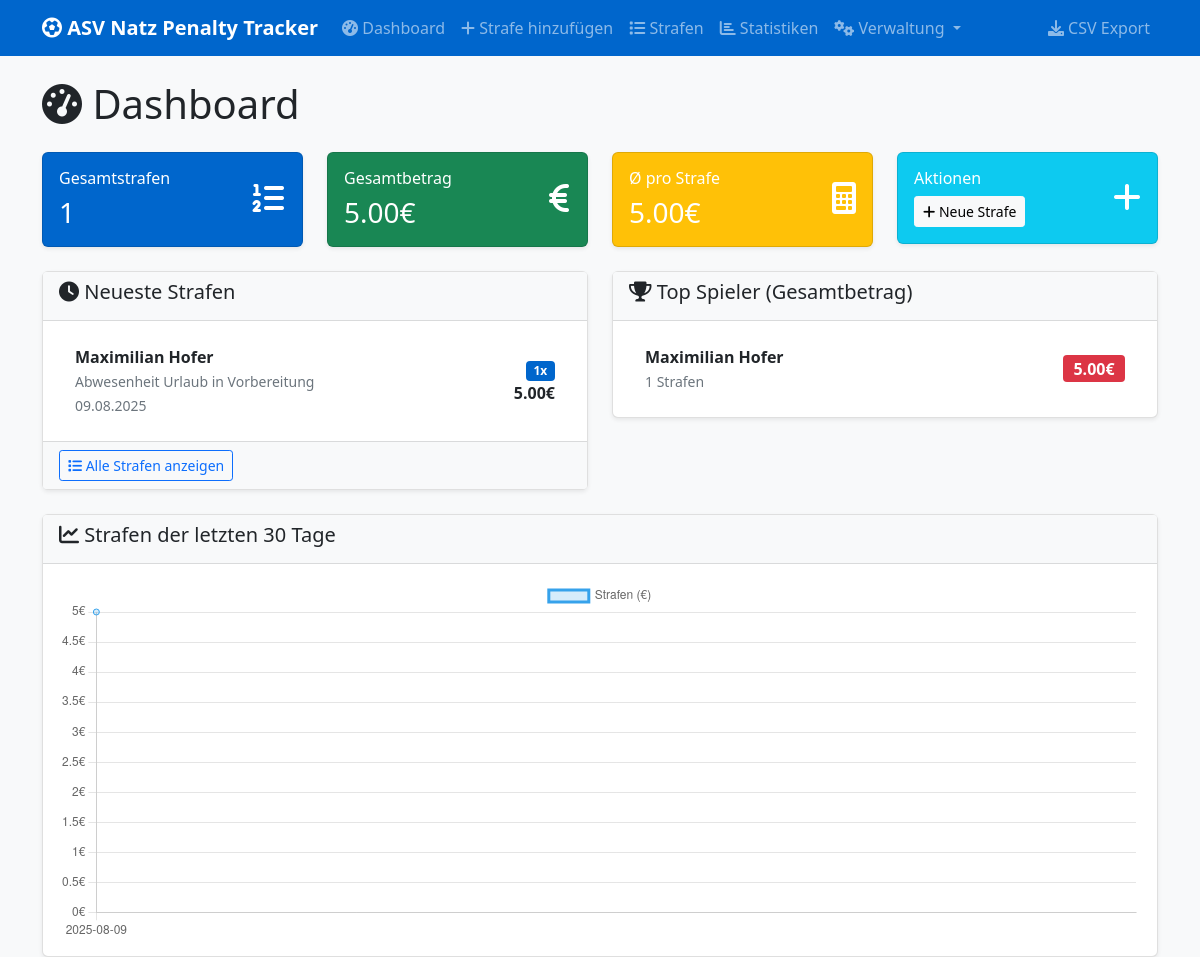
The page / on the database its author committed.
### app.py (models this page shows)
class Penalty(db.Model):
    id = db.Column(db.Integer, primary_key=True)
    date = db.Column(db.Date, nullable=False)
    player_id = db.Column(db.Integer, db.ForeignKey('player.id'), nullable=False)
    penalty_type_id = db.Column(db.Integer, db.ForeignKey('penalty_type.id'), nullable=False)
    quantity = db.Column(db.Integer, nullable=False, default=1)
    notes = db.Column(db.Text)
    created_at = db.Column(db.DateTime, default=datetime.utcnow)
    player = db.relationship('Player', backref='penalties')
    penalty_type = db.relationship('PenaltyType', backref='penalties')
    @property
    def total_amount(self):
        return self.quantity * self.penalty_type.amount

class Player(db.Model):
    id = db.Column(db.Integer, primary_key=True)
    name = db.Column(db.String(100), nullable=False, unique=True)

class PenaltyType(db.Model):
    id = db.Column(db.Integer, primary_key=True)
    name = db.Column(db.String(200), nullable=False, unique=True)
    amount = db.Column(db.Float, nullable=False)
    description = db.Column(db.String(500))

### app.py (the view)
@app.route('/')
def index():
    total_penalties = Penalty.query.count()
    total_amount = db.session.query(db.func.sum(PenaltyType.amount * Penalty.quantity))\
        .select_from(Penalty).join(PenaltyType).scalar() or 0
    recent_penalties = Penalty.query\
        .order_by(Penalty.created_at.desc())\
        .limit(10)\
        .all()
    top_players = db.session.query(
        Player.name,
        db.func.count(Penalty.id).label('penalty_count'),
        db.func.sum(PenaltyType.amount * Penalty.quantity).label('total_amount')
    ).select_from(Player).join(Penalty).join(PenaltyType)\
     .group_by(Player.id, Player.name)\
     .order_by(db.func.sum(PenaltyType.amount * Penalty.quantity).desc())\
     .limit(10).all()
    return render_template('dashboard.html',
                         total_penalties=total_penalties,
                         total_amount=total_amount,
                         recent_penalties=recent_penalties,
                         top_players=top_players)

### templates/dashboard.html (shortened to what this page needs)
{% extends "base.html" %}
{% block content %}
<div class="row">
    <div class="col-12">
        <h1 class="mb-4"><i class="fas fa-tachometer-alt"></i> Dashboard</h1>
    </div>
</div>
<div class="row mb-4">
    <div class="col-md-3">
        <div class="card text-white bg-primary">
            <div class="card-body">
                <div class="d-flex justify-content-between">
                    <div>
                        <h6 class="card-title">Gesamtstrafen</h6>
                        <h3 class="mb-0">{{ total_penalties }}</h3>
                    </div>
                    <div class="align-self-center">
                        <i class="fas fa-list-ol fa-2x"></i>
                    </div>
                </div>
            </div>
        </div>
    </div>
    <div class="col-md-3">
        <div class="card text-white bg-success">
            <div class="card-body">
                <div class="d-flex justify-content-between">
                    <div>
                        <h6 class="card-title">Gesamtbetrag</h6>
                        <h3 class="mb-0">{{ "%.2f"|format(total_amount) }}€</h3>
                    </div>
                    <div class="align-self-center">
                        <i class="fas fa-euro-sign fa-2x"></i>
                    </div>
                </div>
            </div>
        </div>
    </div>
    <div class="col-md-3">
        <div class="card text-white bg-warning">
            <div class="card-body">
                <div class="d-flex justify-content-between">
                    <div>
                        <h6 class="card-title">Ø pro Strafe</h6>
                        <h3 class="mb-0">{{ "%.2f"|format(total_amount / total_penalties if total_penalties > 0 else 0) }}€</h3>
                    </div>
                    <div class="align-self-center">
                        <i class="fas fa-calculator fa-2x"></i>
                    </div>
                </div>
            </div>
        </div>
    </div>
    <div class="col-md-3">
        <div class="card text-white bg-info">
            <div class="card-body">
                <div class="d-flex justify-content-between">
                    <div>
                        <h6 class="card-title">Aktionen</h6>
                        <a href="{{ url_for('add_penalty') }}" class="btn btn-light btn-sm">
                            <i class="fas fa-plus"></i> Neue Strafe
                        </a>
                    </div>
                    <div class="align-self-center">
                        <i class="fas fa-plus fa-2x"></i>
                    </div>
                </div>
            </div>
        </div>
    </div>
</div>
<div class="row">
    <div class="col-md-6">
        <div class="card">
            <div class="card-header">
                <h5><i class="fas fa-clock"></i> Neueste Strafen</h5>
            </div>
            <div class="card-body">
                {% if recent_penalties %}
                    <div class="list-group list-group-flush">
                        {% for penalty in recent_penalties %}
                            <div class="list-group-item d-flex justify-content-between align-items-center">
                                <div>
                                    <strong>{{ penalty.player.name }}</strong><br>
                                    <small class="text-muted">{{ penalty.penalty_type.name }}</small><br>
                                    <small class="text-muted">{{ penalty.date.strftime('%d.%m.%Y') }}</small>
                                </div>
                                <div class="text-end">
                                    <span class="badge bg-primary">{{ penalty.quantity }}x</span><br>
                                    <strong>{{ "%.2f"|format(penalty.total_amount) }}€</strong>
                                </div>
                            </div>
                        {% endfor %}
                    </div>
                {% else %}
                    <p class="text-muted">Noch keine Strafen erfasst.</p>
                {% endif %}
            </div>
            <div class="card-footer">
                <a href="{{ url_for('penalties') }}" class="btn btn-outline-primary btn-sm">
                    <i class="fas fa-list"></i> Alle Strafen anzeigen
                </a>
            </div>
        </div>
    </div>
    <div class="col-md-6">
        <div class="card">
            <div class="card-header">
                <h5><i class="fas fa-trophy"></i> Top Spieler (Gesamtbetrag)</h5>
            </div>
            <div class="card-body">
                {% if top_players %}
                    <div class="list-group list-group-flush">
                        {% for player in top_players %}
                            <div class="list-group-item d-flex justify-content-between align-items-center">
                                <div>
                                    <strong>{{ player.name }}</strong><br>
                                    <small class="text-muted">{{ player.penalty_count }} Strafen</small>
                                </div>
                                <div>
                                    <span class="badge bg-danger fs-6">{{ "%.2f"|format(player.total_amount) }}€</span>
                                </div>
                            </div>
                        {% endfor %}
                    </div>
                {% else %}
                    <p class="text-muted">Noch keine Daten verfügbar.</p>
                {% endif %}
            </div>
        </div>
    </div>
</div>
<div class="row mt-4">
    <div class="col-12">
        <div class="card">
            <div class="card-header">
                <h5><i class="fas fa-chart-line"></i> Strafen der letzten 30 Tage</h5>
            </div>
            <div class="card-body">
                <canvas id="penaltyChart" height="100"></canvas>
            </div>
        </div>
    </div>
</div>
{% endblock %}
{% block scripts %}
<script>
// Load chart data
fetch('/api/penalty_chart_data?days=30')
    .then(response => response.json())
    .then(data => {
        const ctx = document.getElementById('penaltyChart').getContext('2d');
        new Chart(ctx, {
            type: 'line',
            data: {
                labels: data.dates,
                datasets: [{
                    label: 'Strafen (€)',
                    data: data.amounts,
                    borderColor: 'rgb(54, 162, 235)',
                    backgroundColor: 'rgba(54, 162, 235, 0.2)',
                    fill: true
                }]
            },
            options: {
                responsive: true,
                scales: {
                    y: {
                        beginAtZero: true,
                        ticks: {
                            callback: function(value) {
                                return value + '€';
                            }
                        }
                    }
                }
            }
        });
    });
</script>
{% endblock %}

### static/css/style.css (style rules this page uses)
body { font-family: 'Segoe UI', Tahoma, Geneva, Verdana, sans-serif; background-color: #f8f9fa; }
.card { box-shadow: 0 0.125rem 0.25rem rgba(0, 0, 0, 0.075); border: 1px solid rgba(0, 0, 0, 0.125); border-radius: 0.375rem; }
.card-header { background-color: #f8f9fa; border-bottom: 1px solid rgba(0, 0, 0, 0.125); font-weight: 600; }
.bg-primary { background-color: #0066cc !important; }
.badge { font-size: 0.75em; }
.list-group-item { border-left: none; border-right: none; }
.list-group-item:first-child { border-top: none; }
.list-group-item:last-child { border-bottom: none; }
canvas { max-height: 400px; }
.card-footer { background-color: #f8f9fa; border-top: 1px solid rgba(0, 0, 0, 0.125); }
.card { animation: fadeInUp 0.3s ease-out; }

### rows shown on the page
Penalty: player.name "Maximilian Hofer", penalty_type.name "Abwesenheit Urlaub in Vorbereitung", date "09.08.2025", quantity "1", total_amount "5.00"
Player: name "Maximilian Hofer", penalty_count "1", total_amount "5.00"

### other values the page prints
{{ total_penalties }} "1"
{{ "%.2f"|format(total_amount) }} "5.00"
